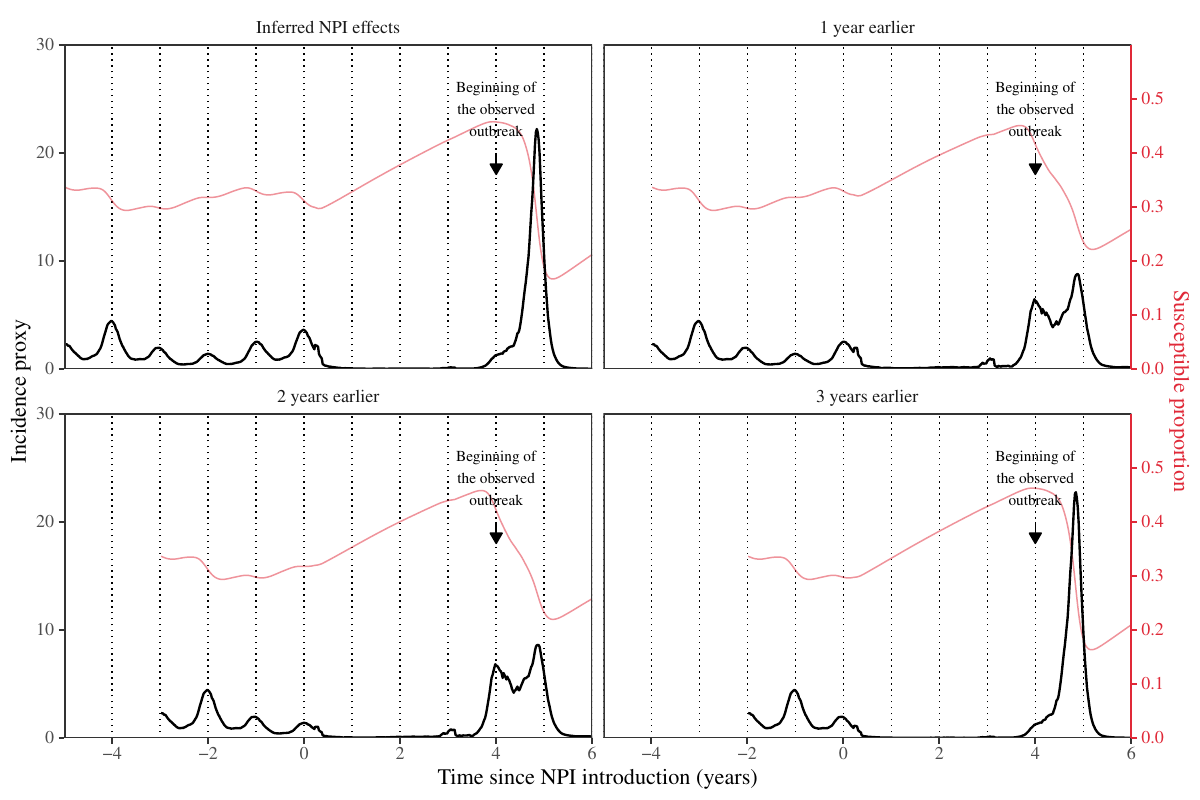

Generate this figure with R:
library(tidyr)
library(dplyr)
library(lubridate)
library(ggplot2); theme_set(theme_bw(base_family="Times", base_size=16))
library(rstan)
library(egg)
source("../R/simulate_sirs.R")
source("../script/script_incidence.R")
load("../stanfit_sirs/stanfit_sirs_us_incidence_npi.rda")

ss <- summary(stanfit_sirs_us_incidence_npi)

npieff <- ss$summary[grepl("npieff\\[", rownames(ss$summary)),6]

N <- nrow(data_incidence)
Npred <- length(npieff)-N
week <- c(52, rep(1:52, 300)[1:(N+Npred-1)]) 

shiftvec <- 0:3

shiftlist <- vector('list', length(shiftvec))

for (i in 1:length(shiftvec)) {
	shift <- shiftvec[i]
	
	if (shift==0) {
		npieff_shift <- npieff
	} else {
		npieff_shift <- c(tail(npieff, -52*shift), rep(1, 52*shift))
	}
	
	npi1 <- data.frame(
		year=c(2014, rep(2015:2300, each=52)[1:(N+Npred-1)]),
		week=week,
		npieff=npieff_shift
	)
	
	out <- simulate_sirs(beta=ss$summary[grepl("beta\\[", rownames(ss$summary)),6],
											week=week,
											mu=1/52/80,
											delta=ss$summary[grepl("delta", rownames(ss$summary)),6],
											gamma=1/3,
											rho=ss$summary[grepl("rho", rownames(ss$summary)),6],
											npieff=npi1$npieff,
											pop=1e6,
											S0=ss$summary[grepl("S0", rownames(ss$summary)),6],
											I0=ss$summary[grepl("I0", rownames(ss$summary)),6],
											tmax=nrow(npi1)) %>%
		mutate(
			year=c(2014, rep(2015:2300, each=52)[1:(N+Npred-1)]),
			week=week,
			shift=shift,
			npieff=npieff_shift
		)
	
	shiftlist[[i]] <- out
}

shiftdata <- shiftlist %>%
	bind_rows %>%
	mutate(
		group=shift,
		group=factor(group,
								 levels=0:3,
								 labels=c("Inferred NPI effects",
								 				 "1 year earlier",
								 				 "2 years earlier",
								 				 "3 years earlier"))
	)

g1 <- ggplot(shiftdata %>% filter(C != 0)) +
	geom_vline(xintercept=(-5):6, lty=3) +
	geom_line(aes(year+week/52+shift-2020, S/20000), alpha=0.5, col="#E02938") +
	geom_line(aes(year+week/52+shift-2020, C), lwd=0.8) +
	annotate("segment", x=2024-2020, xend=2024-2020, y=20, yend=18,
					 arrow = arrow(length=unit(0.30,"cm"), ends="last", type = "closed")) +
	annotate("text", x=2024-2020, y=24, label="Beginning of\nthe observed\noutbreak",
					 family="Times") +
	scale_x_continuous("Time since NPI introduction (years)", expand=c(0, 0),
										 limits=c(-5, 6),
										 breaks=c(-4, -2, 0, 2, 4, 6)) +
	scale_y_continuous("Incidence proxy", expand=c(0, 0), limits=c(0, 30),
										 sec.axis = sec_axis(~.*20000/1e6, name="Susceptible proportion")) +
	facet_wrap(~group, ncol=2) +
	theme(
		strip.background = element_blank(),
		panel.grid = element_blank(),
		panel.border = element_rect(linewidth=1),
		legend.position = "bottom",
		axis.line.y.right = element_line(color="#E02938"),
		axis.ticks.y.right = element_line(color="#E02938"),
		axis.text.y.right = element_text(color="#E02938"),
		axis.title.y.right = element_text(color="#E02938")
	)

ggsave("figure3_cyclic.pdf", g1, width=12, height=8)
